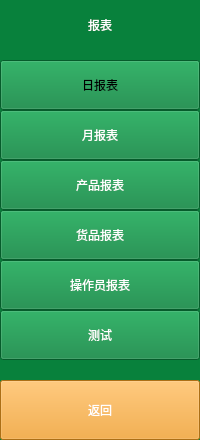
  <widget class="QWidget" name="widget" native="true">
   <property name="geometry">
    <rect>
     <x>0</x>
     <y>40</y>
     <width>200</width>
     <height>440</height>
    </rect>
   </property>
   <property name="styleSheet">
    <string notr="true">background-color: rgb(8, 129, 60);</string>
   </property>
   <widget class="QLabel" name="label">
    <property name="geometry">
     <rect>
      <x>0</x>
      <y>0</y>
      <width>200</width>
      <height>50</height>
     </rect>
    </property>
    <property name="styleSheet">
     <string notr="true">font: 20pt &quot;Sans Serif&quot;;
color: rgb(255, 255, 255);</string>
    </property>
    <property name="text">
     <string>报表</string>
    </property>
    <property name="alignment">
     <set>Qt::AlignCenter</set>
    </property>
   </widget>
   <widget class="QToolButton" name="toolButton">
    <property name="geometry">
     <rect>
      <x>0</x>
      <y>60</y>
      <width>200</width>
      <height>50</height>
     </rect>
    </property>
    <property name="styleSheet">
     <string notr="true">
font: 16pt &quot;Sans Serif&quot;;</string>
    </property>
    <property name="text">
     <string>日报表</string>
    </property>
   </widget>
   <widget class="QToolButton" name="toolButton_2">
    <property name="geometry">
     <rect>
      <x>0</x>
      <y>110</y>
      <width>200</width>
      <height>50</height>
     </rect>
    </property>
    <property name="styleSheet">
     <string notr="true">color: rgb(255, 255, 255);
font: 16pt &quot;Sans Serif&quot;;
</string>
    </property>
    <property name="text">
     <string>月报表</string>
    </property>
   </widget>
   <widget class="QToolButton" name="toolButton_3">
    <property name="geometry">
     <rect>
      <x>0</x>
      <y>160</y>
      <width>200</width>
      <height>50</height>
     </rect>
    </property>
    <property name="styleSheet">
     <string notr="true">
color: rgb(255, 255, 255);
font: 16pt &quot;Sans Serif&quot;;</string>
    </property>
    <property name="text">
     <string>产品报表</string>
    </property>
   </widget>
   <widget class="QToolButton" name="toolButton_4">
    <property name="geometry">
     <rect>
      <x>0</x>
      <y>210</y>
      <width>200</width>
      <height>50</height>
     </rect>
    </property>
    <property name="styleSheet">
     <string notr="true">
color: rgb(255, 255, 255);
font: 16pt &quot;Sans Serif&quot;;</string>
    </property>
    <property name="text">
     <string>货品报表</string>
    </property>
   </widget>
   <widget class="QToolButton" name="toolButton_5">
    <property name="geometry">
     <rect>
      <x>0</x>
      <y>260</y>
      <width>200</width>
      <height>50</height>
     </rect>
    </property>
    <property name="styleSheet">
     <string notr="true">
color: rgb(255, 255, 255);
font: 16pt &quot;Sans Serif&quot;;</string>
    </property>
    <property name="text">
     <string>操作员报表</string>
    </property>
   </widget>
   <widget class="QToolButton" name="toolButton_6">
    <property name="geometry">
     <rect>
      <x>0</x>
      <y>310</y>
      <width>200</width>
      <height>50</height>
     </rect>
    </property>
    <property name="styleSheet">
     <string notr="true">
color: rgb(255, 255, 255);
font: 16pt &quot;Sans Serif&quot;;</string>
    </property>
    <property name="text">
     <string>测试</string>
    </property>
   </widget>
   <widget class="QToolButton" name="toolButton_7">
    <property name="geometry">
     <rect>
      <x>0</x>
      <y>380</y>
      <width>200</width>
      <height>60</height>
     </rect>
    </property>
    <property name="styleSheet">
     <string notr="true">background-color: rgb(241, 156, 31);
color: rgb(255, 255, 255);
font: 16pt &quot;Sans Serif&quot;;</string>
    </property>
    <property name="text">
     <string>返回</string>
    </property>
   </widget>
  </widget>
